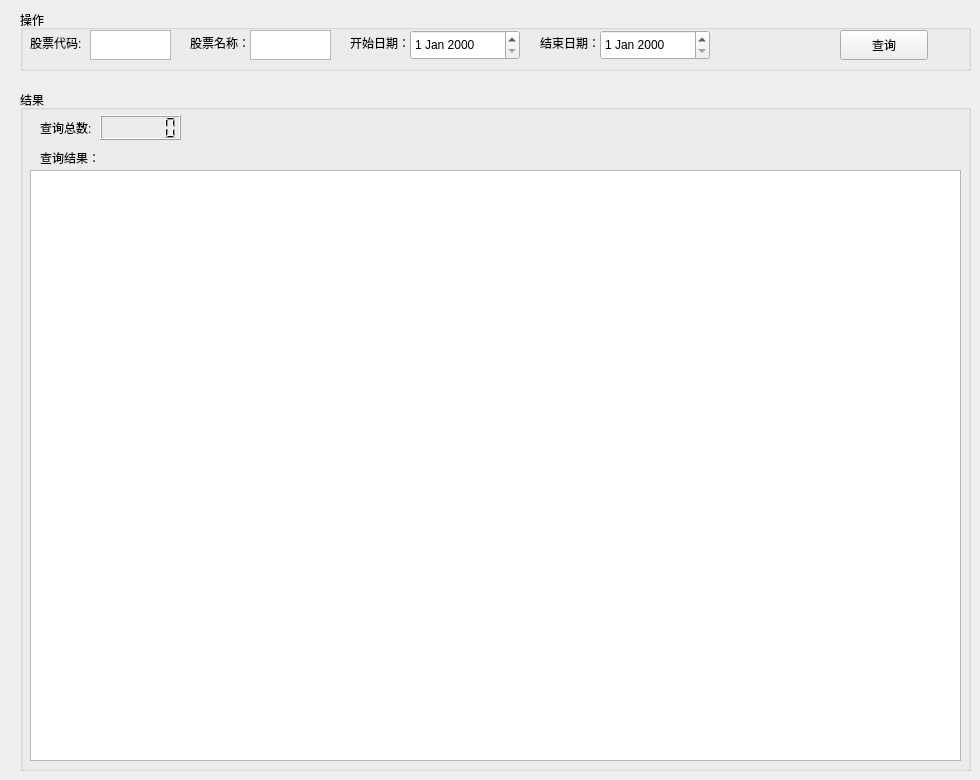
                <widget class="QWidget" name="_14_2_2">
                    <attribute name="title">
                        <string>14.2.2</string>
                    </attribute>
                    <widget class="QGroupBox" name="groupBox_7">
                        <property name="enabled">
                            <bool>true</bool>
                        </property>
                        <property name="geometry">
                            <rect>
                                <x>20</x>
                                <y>90</y>
                                <width>951</width>
                                <height>681</height>
                            </rect>
                        </property>
                        <property name="title">
                            <string>结果</string>
                        </property>
                        <widget class="QLabel" name="search_tip_label_2">
                            <property name="geometry">
                                <rect>
                                    <x>20</x>
                                    <y>30</y>
                                    <width>72</width>
                                    <height>15</height>
                                </rect>
                            </property>
                            <property name="text">
                                <string>查询总数:</string>
                            </property>
                        </widget>
                        <widget class="QLCDNumber" name="search_num_2">
                            <property name="geometry">
                                <rect>
                                    <x>80</x>
                                    <y>25</y>
                                    <width>81</width>
                                    <height>25</height>
                                </rect>
                            </property>
                            <property name="digitCount">
                                <number>6</number>
                            </property>
                        </widget>
                        <widget class="QLabel" name="label_3">
                            <property name="geometry">
                                <rect>
                                    <x>20</x>
                                    <y>60</y>
                                    <width>72</width>
                                    <height>15</height>
                                </rect>
                            </property>
                            <property name="text">
                                <string>查询结果：</string>
                            </property>
                        </widget>
                        <widget class="QTableView" name="search_table_result_2">
                            <property name="geometry">
                                <rect>
                                    <x>10</x>
                                    <y>80</y>
                                    <width>931</width>
                                    <height>591</height>
                                </rect>
                            </property>
                        </widget>
                    </widget>
                    <widget class="QGroupBox" name="groupBox_5">
                        <property name="enabled">
                            <bool>true</bool>
                        </property>
                        <property name="geometry">
                            <rect>
                                <x>20</x>
                                <y>10</y>
                                <width>951</width>
                                <height>61</height>
                            </rect>
                        </property>
                        <property name="locale">
                            <locale language="English" country="UnitedStates"/>
                        </property>
                        <property name="title">
                            <string>操作</string>
                        </property>
                        <widget class="QTextEdit" name="stock_code_edit_2">
                            <property name="geometry">
                                <rect>
                                    <x>70</x>
                                    <y>20</y>
                                    <width>81</width>
                                    <height>30</height>
                                </rect>
                            </property>
                        </widget>
                        <widget class="QLabel" name="stock_code_label_2">
                            <property name="geometry">
                                <rect>
                                    <x>10</x>
                                    <y>25</y>
                                    <width>61</width>
                                    <height>16</height>
                                </rect>
                            </property>
                            <property name="text">
                                <string>股票代码:</string>
                            </property>
                        </widget>
                        <widget class="QDateEdit" name="start_date_edit_2">
                            <property name="geometry">
                                <rect>
                                    <x>390</x>
                                    <y>20</y>
                                    <width>110</width>
                                    <height>30</height>
                                </rect>
                            </property>
                        </widget>
                        <widget class="QLabel" name="current_date_label_3">
                            <property name="geometry">
                                <rect>
                                    <x>330</x>
                                    <y>25</y>
                                    <width>61</width>
                                    <height>16</height>
                                </rect>
                            </property>
                            <property name="text">
                                <string>开始日期：</string>
                            </property>
                        </widget>
                        <widget class="QPushButton" name="search_button_2">
                            <property name="geometry">
                                <rect>
                                    <x>820</x>
                                    <y>20</y>
                                    <width>88</width>
                                    <height>30</height>
                                </rect>
                            </property>
                            <property name="text">
                                <string>查询</string>
                            </property>
                        </widget>
                        <widget class="QLabel" name="stock_code_label_1_2">
                            <property name="geometry">
                                <rect>
                                    <x>170</x>
                                    <y>25</y>
                                    <width>61</width>
                                    <height>16</height>
                                </rect>
                            </property>
                            <property name="text">
                                <string>股票名称：</string>
                            </property>
                        </widget>
                        <widget class="QTextEdit" name="stock_name_edit_2">
                            <property name="geometry">
                                <rect>
                                    <x>230</x>
                                    <y>20</y>
                                    <width>81</width>
                                    <height>30</height>
                                </rect>
                            </property>
                        </widget>
                        <widget class="QLabel" name="current_date_label_4">
                            <property name="geometry">
                                <rect>
                                    <x>520</x>
                                    <y>25</y>
                                    <width>61</width>
                                    <height>16</height>
                                </rect>
                            </property>
                            <property name="text">
                                <string>结束日期：</string>
                            </property>
                        </widget>
                        <widget class="QDateEdit" name="end_date_edit_2">
                            <property name="geometry">
                                <rect>
                                    <x>580</x>
                                    <y>20</y>
                                    <width>110</width>
                                    <height>30</height>
                                </rect>
                            </property>
                        </widget>
                    </widget>
                </widget>
